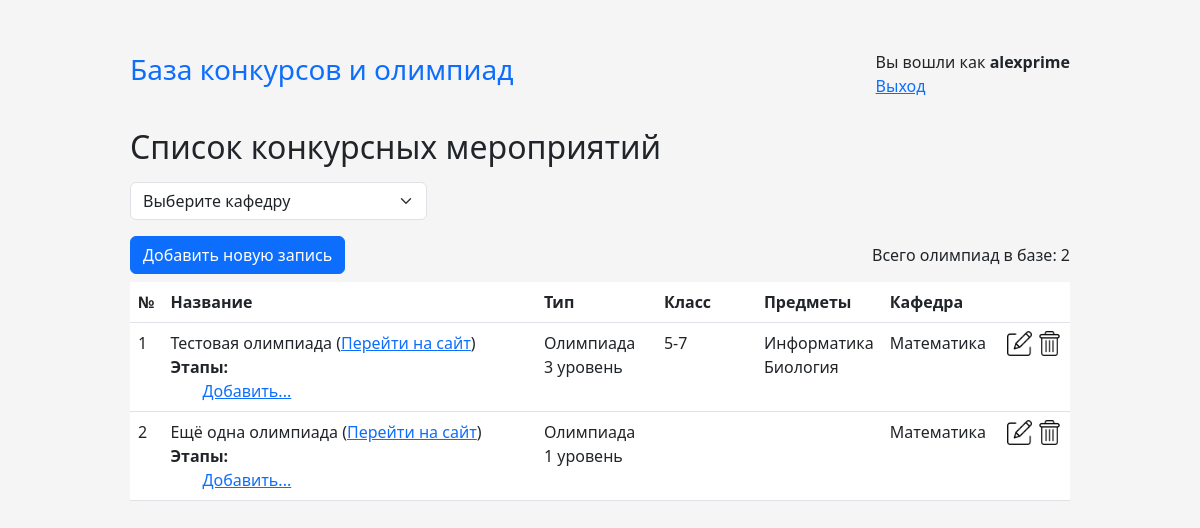
/ (signed in), run on an earlier commit of the app's database.
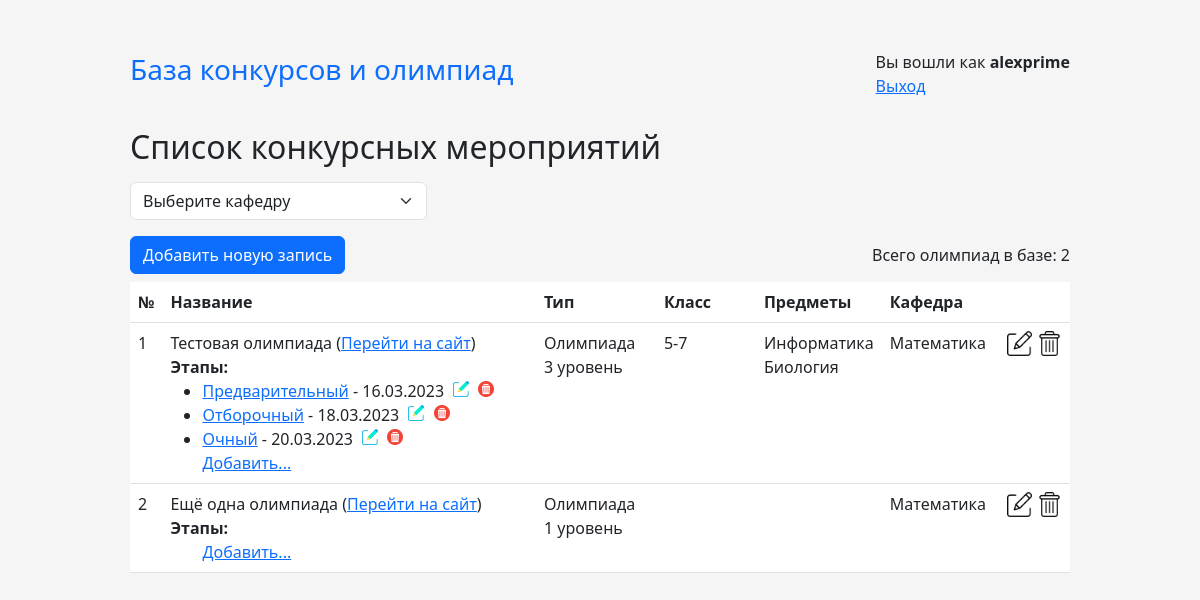
And on a later commit of the database.
### app/models.py (models this page shows)
class Contest(db.Model):
    id = db.Column(db.Integer, primary_key=True)
    title = db.Column(db.String(128))
    description = db.Column(db.Text)
    link = db.Column(db.String(128))
    level = db.Column(db.String(1))
    type = db.Column(db.String(32))
    grade = db.Column(db.String(12))
    group_id = db.Column(db.Integer, db.ForeignKey('group.id'))
    year_id = db.Column(db.Integer, db.ForeignKey('year.id'))
    stages = db.relationship('Stage', backref='contest', order_by="Stage.deadline")
    subjects = db.relationship('Subject', secondary=contest_subject, backref='contest')

class Subject(db.Model):
    id = db.Column(db.Integer, primary_key=True)
    name = db.Column(db.String(64))

class Group(db.Model):
    id = db.Column(db.Integer, primary_key=True)
    title = db.Column(db.String(128))
    code = db.Column(db.String(64))
    contests = db.relationship('Contest', backref='group')

class Stage(db.Model):
    id = db.Column(db.Integer, primary_key=True)
    title = db.Column(db.String(128))
    link = db.Column(db.String(128))
    deadline = db.Column(db.Date)
    contest_id = db.Column(db.Integer, db.ForeignKey('contest.id'))

### app/routes.py (the view)
@app.route('/')
@login_required
def index():
    groups = Group.query.all()
    group = request.args.get('group')
    if group:
        contests = Contest.query.filter_by(group_id=group).all()
    else:
        contests = Contest.query.all()
    form_stage = StageForm()
    return render_template("contest_view.html", title="Список конкурсных мероприятий",
                           contests=contests, form_stage=form_stage, groups=groups)

### app/forms.py
class StageForm(FlaskForm):
    title = StringField('Название', validators=[DataRequired()])
    link = StringField('Ссылка', validators=[DataRequired()])
    deadline = DateField('Дедлайн', validators=[DataRequired()], format='%Y-%m-%d')
    submit = SubmitField(label=(''))

### app/routes.py (called while the page is built)
def login_required(func):
    @functools.wraps(func)
    def secure_function(*args, **kwargs):
        if "username" not in session:
            return redirect(url_for("login", next=request.url))
        return func(*args, **kwargs)
    return secure_function

### app/templates/contest_view.html (shortened to what this page needs)
{% extends 'index.html' %}
{% block content %}
<h2>{{ title }}</h2>
<div class="row my-3">
  <div class="col-md-4">
    <select class="form-select" id="group-select">
      <option value="-" selected disabled>Выберите кафедру</option>
    </select>
  </div>
  <div class="col-md-3"></div>
</div>
<div class="row my-2">
  <div class="col-md-4">
    <a class="btn btn-primary" href="{{ url_for('add_contest') }}">Добавить новую запись</a>
  </div>
  <div class="col-md d-flex align-items-center"><span class="ms-auto">Всего олимпиад в базе: {{ contests|length }}</span></div>
</div>
<table class="table">
  <thead>
  <tr>
    <th style="width: 20px">№</th>
    <th>Название</th>
    <th style="width: 120px">Тип</th>
    <th style="width: 100px">Класс</th>
    <th style="width: 100px">Предметы</th>
    <th style="width: 100px">Кафедра</th>
    <th style="width: 60px"></th>
  </tr>
  </thead>
  <tbody>
  {% for cnt in contests %}
  <tr>
    <td>{{ loop.index }}</td>
    <td>
      {{ cnt.title }} (<a href="{{ cnt.link }}">Перейти на сайт</a>)<br>
      <b>Этапы:</b>
      <ul class="list-stage">
        {% for st in cnt.stages %}
        <li>
          <a href="{{ st.link }}">{{ st.title }}</a> - <span deadline="{{ st.deadline }}">{% if st.deadline is not none %}{{ st.deadline.strftime('%d.%m.%Y') }} {% else %} Нет даты {% endif %}</span>
          <div class="js-edit-stage edit-stage" stage="{{ st.id }}"></div>
          <div class="del-stage js-del-stage" stage="{{ st.id }}"></div>
        </li>
        {% endfor %}
        <a href="#" contest="{{ cnt.id }}" class="js-add-stage">Добавить...</a>
      </ul>
    </td>
    <td>
      {{ cnt.type }}<br>
      {% if cnt.level != '-' %}
      {{ cnt.level }} уровень
      {% else %}
      Без уровня
      {% endif %}
    </td>
    <td>{{ cnt.grade }}</td>
    <td>
      {% for sb in cnt.subjects %}
      {{ sb.name }}<br>
      {% endfor %}
    </td>
    <td>{{ cnt.group.title }}</td>
    <td>
      <div class="d-flex">
        <a href="{{ url_for('edit_contest', _method='GET', contest_id=cnt.id|int) }}" class="edit-contest" contest="{{ cnt.id }}"></a>
        <a href="#" class="del-contest js-del-contest" contest="{{ cnt.id }}"></a>
      </div>
    </td>
  </tr>
  {% endfor %}
  </tbody>
</table>
{% endblock %}

### app/templates/index.html (shortened to what this page needs)
<!DOCTYPE html>
<html lang="en">
<head>
    <link href="https://cdn.jsdelivr.net/npm/bootstrap@5.3.0-alpha1/dist/css/bootstrap.min.css" rel="stylesheet">
    <link type="text/css" href="{{ url_for('static', filename='css/style.css')}}" rel="stylesheet" />
</head>
<body>
  <div class="wrapper">
    <div class="header">
      <h3 class="me-3"><a href="/" class="logo">База конкурсов и олимпиад</a></h3>
      <div class="ms-auto">Вы вошли как <strong>{{ session['username'] }}</strong> <br />
      <a href={{ url_for('logout') }}>Выход</a></div>
    </div>
    <main class="content">
      {% block content %}
      {% endblock %}
    </main>
  </div>
</body>
</html>

### app/static/css/style.css (style rules this page uses)
body { display: flex; padding-top: 40px; padding-bottom: 40px; background-color: #f5f5f5; }
.logo { text-decoration: none; }
.header { display: flex; align-items: center; margin-bottom: 10px; justify-content: space-between; padding: 10px; }
.wrapper { width: 960px; margin: 0 auto; }
.content { padding: 10px; }
.edit-contest, .del-contest { width: 25px; height: 25px; cursor: pointer; margin-left: 5px; text-decoration: none; }
.edit-contest { background: url('../img/edit_contest.png') no-repeat 50%; background-size: 100%; }
.del-contest { background: url('../img/del_contest.png') no-repeat 50%; background-size: 100%; }
.list-stage { margin: 0; }
.edit-stage, .del-stage { display: inline-block; width: 16px; height: 16px; cursor: pointer; margin-left: 5px; }
.edit-stage { background: url('../img/edit_stage.png') no-repeat 50%; background-size: 100%; }
.del-stage { background: url('../img/del_stage.png') no-repeat 50%; background-size: 100%; }

What changed in the data, as far as the page shows it:
added Stage: title "Предварительный", deadline "16.03.2023", shown under Contest "Тестовая олимпиада"
added Stage: title "Отборочный", deadline "18.03.2023", shown under Contest "Тестовая олимпиада"
added Stage: title "Очный", deadline "20.03.2023", shown under Contest "Тестовая олимпиада"
